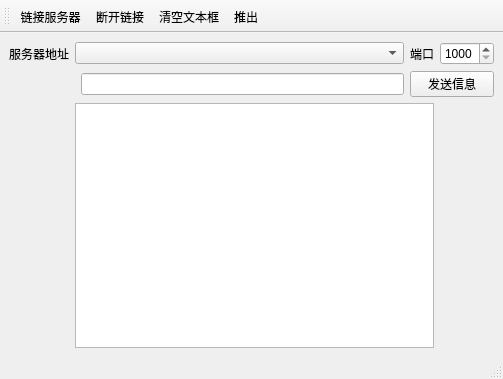
<?xml version="1.0" encoding="UTF-8"?>
<ui version="4.0">
 <class>MainWindow</class>
 <widget class="QMainWindow" name="MainWindow">
  <property name="geometry">
   <rect>
    <x>0</x>
    <y>0</y>
    <width>503</width>
    <height>379</height>
   </rect>
  </property>
  <property name="windowTitle">
   <string>MainWindow</string>
  </property>
  <widget class="QWidget" name="centralwidget">
   <layout class="QGridLayout" name="gridLayout">
    <item row="1" column="3" colspan="2">
     <widget class="QPushButton" name="pushButton">
      <property name="text">
       <string>发送信息</string>
      </property>
     </widget>
    </item>
    <item row="1" column="2">
     <widget class="QLineEdit" name="lineEdit_2"/>
    </item>
    <item row="0" column="0">
     <widget class="QLabel" name="label">
      <property name="text">
       <string>服务器地址</string>
      </property>
     </widget>
    </item>
    <item row="0" column="4">
     <widget class="QSpinBox" name="spinBox">
      <property name="minimum">
       <number>1000</number>
      </property>
      <property name="maximum">
       <number>9999</number>
      </property>
     </widget>
    </item>
    <item row="0" column="3">
     <widget class="QLabel" name="label_2">
      <property name="text">
       <string>端口</string>
      </property>
     </widget>
    </item>
    <item row="0" column="1" colspan="2">
     <widget class="QComboBox" name="comboBox"/>
    </item>
    <item row="2" column="1" colspan="3">
     <widget class="QPlainTextEdit" name="plainTextEdit"/>
    </item>
   </layout>
  </widget>
  <widget class="QToolBar" name="toolBar">
   <property name="windowTitle">
    <string>toolBar</string>
   </property>
   <attribute name="toolBarArea">
    <enum>TopToolBarArea</enum>
   </attribute>
   <attribute name="toolBarBreak">
    <bool>false</bool>
   </attribute>
   <addaction name="actconn"/>
   <addaction name="actdis"/>
   <addaction name="actclear"/>
   <addaction name="actexit"/>
  </widget>
  <widget class="QStatusBar" name="statusBar"/>
  <action name="actconn">
   <property name="icon">
    <iconset resource="res.qrc">
     <normaloff>:/images/conn.JPG</normaloff>:/images/conn.JPG</iconset>
   </property>
   <property name="text">
    <string>链接服务器</string>
   </property>
   <property name="toolTip">
    <string>链接服务器</string>
   </property>
   <property name="menuRole">
    <enum>QAction::MenuRole::NoRole</enum>
   </property>
  </action>
  <action name="actdis">
   <property name="icon">
    <iconset resource="res.qrc">
     <normaloff>:/images/disconn.JPG</normaloff>:/images/disconn.JPG</iconset>
   </property>
   <property name="text">
    <string>断开链接</string>
   </property>
   <property name="menuRole">
    <enum>QAction::MenuRole::NoRole</enum>
   </property>
  </action>
  <action name="actclear">
   <property name="icon">
    <iconset resource="res.qrc">
     <normaloff>:/images/clear.bmp</normaloff>:/images/clear.bmp</iconset>
   </property>
   <property name="text">
    <string>清空文本框</string>
   </property>
   <property name="menuRole">
    <enum>QAction::MenuRole::NoRole</enum>
   </property>
  </action>
  <action name="actexit">
   <property name="icon">
    <iconset resource="res.qrc">
     <normaloff>:/images/exit.bmp</normaloff>:/images/exit.bmp</iconset>
   </property>
   <property name="text">
    <string>推出</string>
   </property>
   <property name="menuRole">
    <enum>QAction::MenuRole::NoRole</enum>
   </property>
  </action>
 </widget>
 <resources>
  <include location="res.qrc"/>
 </resources>
 <connections/>
</ui>
